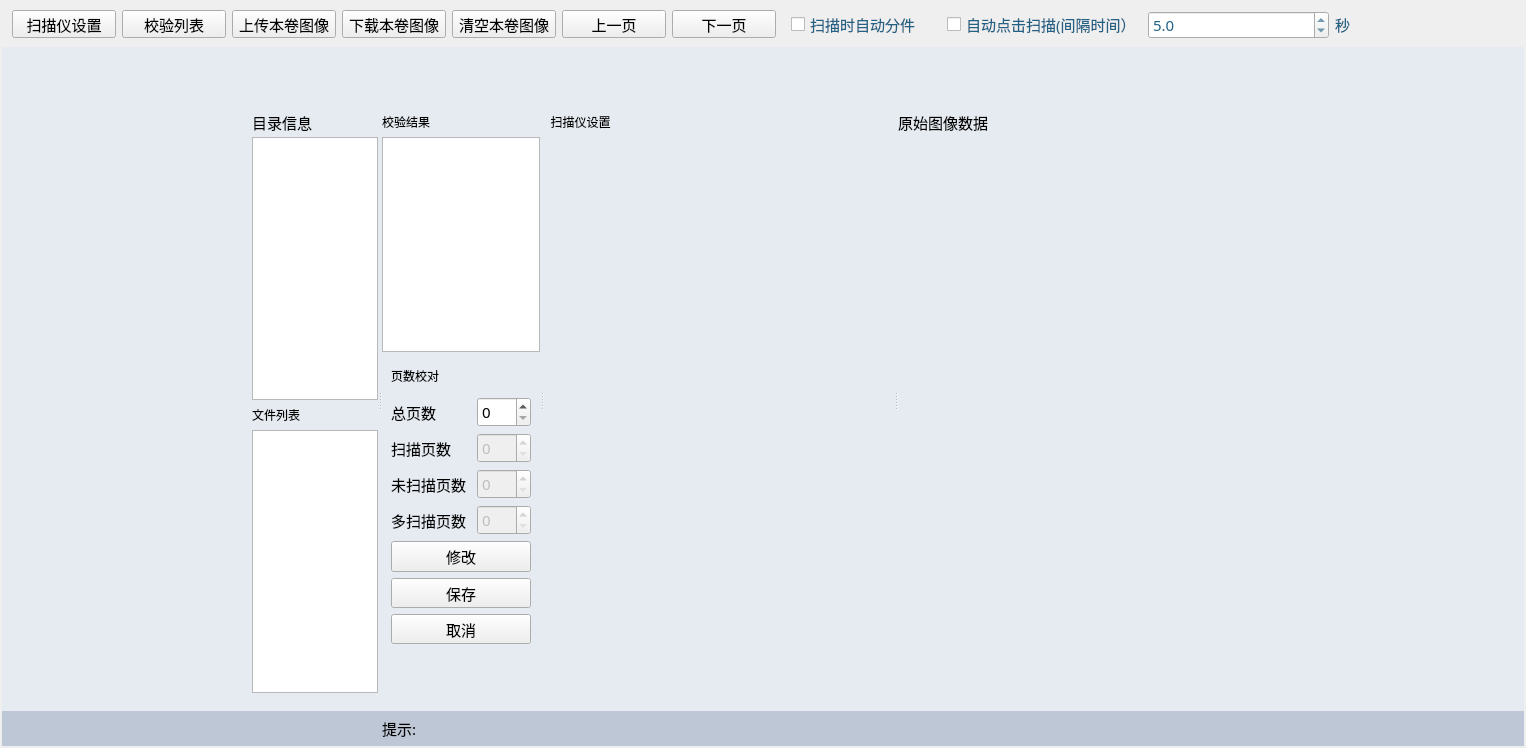
<?xml version="1.0" encoding="UTF-8"?>
<ui version="4.0">
 <class>ScanArchWindow</class>
 <widget class="QMainWindow" name="ScanArchWindow">
  <property name="geometry">
   <rect>
    <x>0</x>
    <y>0</y>
    <width>1526</width>
    <height>748</height>
   </rect>
  </property>
  <property name="minimumSize">
   <size>
    <width>1280</width>
    <height>748</height>
   </size>
  </property>
  <property name="font">
   <font>
    <family>新宋体</family>
    <pointsize>11</pointsize>
   </font>
  </property>
  <property name="focusPolicy">
   <enum>Qt::NoFocus</enum>
  </property>
  <property name="windowTitle">
   <string>档案扫描</string>
  </property>
  <widget class="QWidget" name="centralwidget">
   <property name="styleSheet">
    <string notr="true"/>
   </property>
   <layout class="QGridLayout" name="gridLayout">
    <property name="leftMargin">
     <number>2</number>
    </property>
    <property name="topMargin">
     <number>2</number>
    </property>
    <property name="rightMargin">
     <number>2</number>
    </property>
    <property name="bottomMargin">
     <number>2</number>
    </property>
    <property name="spacing">
     <number>0</number>
    </property>
    <item row="0" column="0">
     <widget class="QWidget" name="wgtTool" native="true">
      <property name="minimumSize">
       <size>
        <width>0</width>
        <height>45</height>
       </size>
      </property>
      <property name="maximumSize">
       <size>
        <width>16777215</width>
        <height>45</height>
       </size>
      </property>
      <property name="styleSheet">
       <string notr="true"/>
      </property>
      <layout class="QHBoxLayout" name="horizontalLayout">
       <property name="leftMargin">
        <number>10</number>
       </property>
       <property name="topMargin">
        <number>0</number>
       </property>
       <property name="rightMargin">
        <number>0</number>
       </property>
       <property name="bottomMargin">
        <number>0</number>
       </property>
       <item>
        <widget class="QPushButton" name="btnScanner">
         <property name="minimumSize">
          <size>
           <width>104</width>
           <height>28</height>
          </size>
         </property>
         <property name="maximumSize">
          <size>
           <width>104</width>
           <height>28</height>
          </size>
         </property>
         <property name="text">
          <string>扫描仪设置</string>
         </property>
        </widget>
       </item>
       <item>
        <widget class="QPushButton" name="u_pushButton_uploadCheckListShow">
         <property name="minimumSize">
          <size>
           <width>104</width>
           <height>28</height>
          </size>
         </property>
         <property name="maximumSize">
          <size>
           <width>104</width>
           <height>28</height>
          </size>
         </property>
         <property name="text">
          <string>校验列表</string>
         </property>
        </widget>
       </item>
       <item>
        <widget class="QPushButton" name="u_pushButton_upLoadALL">
         <property name="minimumSize">
          <size>
           <width>104</width>
           <height>28</height>
          </size>
         </property>
         <property name="maximumSize">
          <size>
           <width>104</width>
           <height>28</height>
          </size>
         </property>
         <property name="text">
          <string>上传本卷图像</string>
         </property>
        </widget>
       </item>
       <item>
        <widget class="QPushButton" name="u_pushButton_downLoadALL">
         <property name="minimumSize">
          <size>
           <width>104</width>
           <height>28</height>
          </size>
         </property>
         <property name="maximumSize">
          <size>
           <width>104</width>
           <height>28</height>
          </size>
         </property>
         <property name="text">
          <string>下载本卷图像</string>
         </property>
        </widget>
       </item>
       <item>
        <widget class="QPushButton" name="btnClear">
         <property name="minimumSize">
          <size>
           <width>104</width>
           <height>28</height>
          </size>
         </property>
         <property name="maximumSize">
          <size>
           <width>104</width>
           <height>28</height>
          </size>
         </property>
         <property name="text">
          <string>清空本卷图像</string>
         </property>
        </widget>
       </item>
       <item>
        <widget class="QPushButton" name="btnPrePage">
         <property name="minimumSize">
          <size>
           <width>104</width>
           <height>28</height>
          </size>
         </property>
         <property name="maximumSize">
          <size>
           <width>104</width>
           <height>28</height>
          </size>
         </property>
         <property name="text">
          <string>上一页</string>
         </property>
        </widget>
       </item>
       <item>
        <widget class="QPushButton" name="btnNextPage">
         <property name="minimumSize">
          <size>
           <width>104</width>
           <height>28</height>
          </size>
         </property>
         <property name="maximumSize">
          <size>
           <width>104</width>
           <height>28</height>
          </size>
         </property>
         <property name="text">
          <string>下一页</string>
         </property>
        </widget>
       </item>
       <item>
        <widget class="QWidget" name="widget" native="true">
         <property name="styleSheet">
          <string notr="true">	  font: 11pt &quot;新宋体&quot; ;
      color:rgb(35,98,133);</string>
         </property>
         <layout class="QHBoxLayout" name="horizontalLayout_3">
          <item>
           <widget class="QCheckBox" name="u_checkBox_checkCanScanNode">
            <property name="minimumSize">
             <size>
              <width>150</width>
              <height>0</height>
             </size>
            </property>
            <property name="maximumSize">
             <size>
              <width>150</width>
              <height>16777215</height>
             </size>
            </property>
            <property name="text">
             <string>扫描时自动分件</string>
            </property>
            <property name="shortcut">
             <string>Ctrl+S</string>
            </property>
           </widget>
          </item>
          <item>
           <widget class="QCheckBox" name="u_checkBox_AutoScan">
            <property name="styleSheet">
             <string notr="true"/>
            </property>
            <property name="text">
             <string>自动点击扫描(间隔时间）</string>
            </property>
           </widget>
          </item>
          <item>
           <widget class="QDoubleSpinBox" name="u_doubleSpinBox_AutoScanM">
            <property name="minimumSize">
             <size>
              <width>0</width>
              <height>28</height>
             </size>
            </property>
            <property name="decimals">
             <number>1</number>
            </property>
            <property name="minimum">
             <double>0.500000000000000</double>
            </property>
            <property name="maximum">
             <double>60.000000000000000</double>
            </property>
            <property name="singleStep">
             <double>1.000000000000000</double>
            </property>
            <property name="value">
             <double>5.000000000000000</double>
            </property>
           </widget>
          </item>
          <item>
           <widget class="QLabel" name="label">
            <property name="text">
             <string>秒</string>
            </property>
           </widget>
          </item>
         </layout>
        </widget>
       </item>
      </layout>
     </widget>
    </item>
    <item row="1" column="0">
     <widget class="QWidget" name="u_widget_client" native="true">
      <property name="minimumSize">
       <size>
        <width>0</width>
        <height>0</height>
       </size>
      </property>
      <property name="styleSheet">
       <string notr="true">QWidget#u_widget_client
   {
     background-color:rgb(230,235,241);
   }</string>
      </property>
      <widget class="QWidget" name="wgtImgClient" native="true">
       <property name="geometry">
        <rect>
         <x>250</x>
         <y>60</y>
         <width>846</width>
         <height>586</height>
        </rect>
       </property>
       <property name="styleSheet">
        <string notr="true">QGroupBox{border:2px none;padding-top:20px;padding-bottom:10px}
</string>
       </property>
       <layout class="QHBoxLayout" name="horizontalLayout_2">
        <item>
         <widget class="QSplitter" name="splitter">
          <property name="orientation">
           <enum>Qt::Horizontal</enum>
          </property>
          <widget class="QWidget" name="widget" native="true">
           <property name="maximumSize">
            <size>
             <width>380</width>
             <height>16777215</height>
            </size>
           </property>
           <property name="styleSheet">
            <string notr="true">font: 11pt &quot;新宋体&quot; ;
</string>
           </property>
           <layout class="QVBoxLayout" name="verticalLayout">
            <property name="spacing">
             <number>0</number>
            </property>
            <property name="topMargin">
             <number>0</number>
            </property>
            <property name="bottomMargin">
             <number>0</number>
            </property>
            <item>
             <widget class="QLabel" name="label_2z">
              <property name="minimumSize">
               <size>
                <width>0</width>
                <height>30</height>
               </size>
              </property>
              <property name="font">
               <font>
                <family>新宋体</family>
                <pointsize>11</pointsize>
                <weight>50</weight>
                <italic>false</italic>
                <bold>false</bold>
               </font>
              </property>
              <property name="text">
               <string>目录信息</string>
              </property>
             </widget>
            </item>
            <item>
             <widget class="HxQTreeView" name="u_treeView_catalog">
              <property name="maximumSize">
               <size>
                <width>380</width>
                <height>16777215</height>
               </size>
              </property>
              <property name="font">
               <font>
                <family>新宋体</family>
                <pointsize>11</pointsize>
                <weight>50</weight>
                <italic>false</italic>
                <bold>false</bold>
               </font>
              </property>
              <property name="contextMenuPolicy">
               <enum>Qt::CustomContextMenu</enum>
              </property>
              <property name="acceptDrops">
               <bool>true</bool>
              </property>
              <property name="dragEnabled">
               <bool>false</bool>
              </property>
              <property name="dragDropMode">
               <enum>QAbstractItemView::DropOnly</enum>
              </property>
             </widget>
            </item>
            <item>
             <widget class="QLabel" name="label_2x">
              <property name="minimumSize">
               <size>
                <width>0</width>
                <height>30</height>
               </size>
              </property>
              <property name="text">
               <string>文件列表</string>
              </property>
             </widget>
            </item>
            <item>
             <widget class="QTableView" name="u_tableView_filelist">
              <property name="font">
               <font>
                <family>新宋体</family>
                <pointsize>11</pointsize>
                <weight>50</weight>
                <italic>false</italic>
                <bold>false</bold>
               </font>
              </property>
              <property name="contextMenuPolicy">
               <enum>Qt::CustomContextMenu</enum>
              </property>
              <property name="styleSheet">
               <string notr="true">font: 11pt &quot;新宋体&quot;;</string>
              </property>
              <property name="editTriggers">
               <set>QAbstractItemView::NoEditTriggers</set>
              </property>
              <property name="dragEnabled">
               <bool>true</bool>
              </property>
              <property name="dragDropOverwriteMode">
               <bool>false</bool>
              </property>
              <property name="dragDropMode">
               <enum>QAbstractItemView::DragOnly</enum>
              </property>
              <property name="selectionMode">
               <enum>QAbstractItemView::SingleSelection</enum>
              </property>
              <property name="selectionBehavior">
               <enum>QAbstractItemView::SelectRows</enum>
              </property>
              <attribute name="horizontalHeaderCascadingSectionResizes">
               <bool>false</bool>
              </attribute>
              <attribute name="horizontalHeaderHighlightSections">
               <bool>false</bool>
              </attribute>
              <attribute name="horizontalHeaderStretchLastSection">
               <bool>true</bool>
              </attribute>
             </widget>
            </item>
           </layout>
          </widget>
          <widget class="QWidget" name="u_widget_uploadCheck" native="true">
           <property name="maximumSize">
            <size>
             <width>300</width>
             <height>16777215</height>
            </size>
           </property>
           <property name="styleSheet">
            <string notr="true">font: 11pt &quot;新宋体&quot; ;</string>
           </property>
           <layout class="QVBoxLayout" name="verticalLayout_2">
            <property name="spacing">
             <number>0</number>
            </property>
            <property name="topMargin">
             <number>0</number>
            </property>
            <property name="bottomMargin">
             <number>0</number>
            </property>
            <item>
             <widget class="QLabel" name="label_2w">
              <property name="minimumSize">
               <size>
                <width>0</width>
                <height>30</height>
               </size>
              </property>
              <property name="text">
               <string>校验结果</string>
              </property>
             </widget>
            </item>
            <item>
             <widget class="QTableView" name="u_tableView_uploadCheck">
              <property name="styleSheet">
               <string notr="true">color:rgb(35,98,133);
</string>
              </property>
              <property name="editTriggers">
               <set>QAbstractItemView::NoEditTriggers</set>
              </property>
              <property name="selectionBehavior">
               <enum>QAbstractItemView::SelectRows</enum>
              </property>
              <property name="wordWrap">
               <bool>false</bool>
              </property>
              <attribute name="horizontalHeaderStretchLastSection">
               <bool>true</bool>
              </attribute>
             </widget>
            </item>
            <item>
             <widget class="QWidget" name="wgtTool2" native="true">
              <property name="font">
               <font>
                <family>新宋体</family>
                <pointsize>11</pointsize>
                <weight>50</weight>
                <italic>false</italic>
                <bold>false</bold>
               </font>
              </property>
              <property name="styleSheet">
               <string notr="true"/>
              </property>
              <layout class="QGridLayout" name="gridLayout_3">
               <item row="1" column="0">
                <widget class="QLabel" name="u_label_totalpage">
                 <property name="minimumSize">
                  <size>
                   <width>80</width>
                   <height>30</height>
                  </size>
                 </property>
                 <property name="maximumSize">
                  <size>
                   <width>80</width>
                   <height>30</height>
                  </size>
                 </property>
                 <property name="font">
                  <font>
                   <family>新宋体</family>
                   <pointsize>11</pointsize>
                   <weight>50</weight>
                   <italic>false</italic>
                   <bold>false</bold>
                  </font>
                 </property>
                 <property name="text">
                  <string>总页数</string>
                 </property>
                </widget>
               </item>
               <item row="3" column="0">
                <widget class="QLabel" name="u_label_scanedPage">
                 <property name="minimumSize">
                  <size>
                   <width>80</width>
                   <height>30</height>
                  </size>
                 </property>
                 <property name="maximumSize">
                  <size>
                   <width>80</width>
                   <height>30</height>
                  </size>
                 </property>
                 <property name="font">
                  <font>
                   <family>新宋体</family>
                   <pointsize>11</pointsize>
                   <weight>50</weight>
                   <italic>false</italic>
                   <bold>false</bold>
                  </font>
                 </property>
                 <property name="text">
                  <string>扫描页数</string>
                 </property>
                </widget>
               </item>
               <item row="1" column="1">
                <widget class="QSpinBox" name="u_spinBox_totalpage">
                 <property name="minimumSize">
                  <size>
                   <width>0</width>
                   <height>30</height>
                  </size>
                 </property>
                 <property name="maximumSize">
                  <size>
                   <width>16777215</width>
                   <height>30</height>
                  </size>
                 </property>
                 <property name="font">
                  <font>
                   <family>新宋体</family>
                   <pointsize>11</pointsize>
                   <weight>50</weight>
                   <italic>false</italic>
                   <bold>false</bold>
                  </font>
                 </property>
                 <property name="maximum">
                  <number>999</number>
                 </property>
                </widget>
               </item>
               <item row="9" column="0">
                <spacer name="verticalSpacer">
                 <property name="orientation">
                  <enum>Qt::Vertical</enum>
                 </property>
                 <property name="sizeHint" stdset="0">
                  <size>
                   <width>20</width>
                   <height>40</height>
                  </size>
                 </property>
                </spacer>
               </item>
               <item row="8" column="0" colspan="2">
                <widget class="QPushButton" name="u_pushButton_cancelUploadCheck">
                 <property name="minimumSize">
                  <size>
                   <width>0</width>
                   <height>30</height>
                  </size>
                 </property>
                 <property name="maximumSize">
                  <size>
                   <width>16777215</width>
                   <height>30</height>
                  </size>
                 </property>
                 <property name="baseSize">
                  <size>
                   <width>0</width>
                   <height>30</height>
                  </size>
                 </property>
                 <property name="font">
                  <font>
                   <family>新宋体</family>
                   <pointsize>11</pointsize>
                   <weight>50</weight>
                   <italic>false</italic>
                   <bold>false</bold>
                  </font>
                 </property>
                 <property name="text">
                  <string>取消</string>
                 </property>
                </widget>
               </item>
               <item row="6" column="0" colspan="2">
                <widget class="QPushButton" name="u_pushButton_editUploadCheck">
                 <property name="minimumSize">
                  <size>
                   <width>0</width>
                   <height>30</height>
                  </size>
                 </property>
                 <property name="maximumSize">
                  <size>
                   <width>16777215</width>
                   <height>40</height>
                  </size>
                 </property>
                 <property name="baseSize">
                  <size>
                   <width>0</width>
                   <height>30</height>
                  </size>
                 </property>
                 <property name="font">
                  <font>
                   <family>新宋体</family>
                   <pointsize>11</pointsize>
                   <weight>50</weight>
                   <italic>false</italic>
                   <bold>false</bold>
                  </font>
                 </property>
                 <property name="text">
                  <string>修改</string>
                 </property>
                </widget>
               </item>
               <item row="5" column="1">
                <widget class="QSpinBox" name="u_spinBox_morescanedPage">
                 <property name="enabled">
                  <bool>false</bool>
                 </property>
                 <property name="minimumSize">
                  <size>
                   <width>0</width>
                   <height>30</height>
                  </size>
                 </property>
                 <property name="maximumSize">
                  <size>
                   <width>16777215</width>
                   <height>30</height>
                  </size>
                 </property>
                 <property name="font">
                  <font>
                   <family>新宋体</family>
                   <pointsize>11</pointsize>
                   <weight>50</weight>
                   <italic>false</italic>
                   <bold>false</bold>
                  </font>
                 </property>
                </widget>
               </item>
               <item row="4" column="1">
                <widget class="QSpinBox" name="u_spinBox_unscanedPage">
                 <property name="enabled">
                  <bool>false</bool>
                 </property>
                 <property name="minimumSize">
                  <size>
                   <width>0</width>
                   <height>30</height>
                  </size>
                 </property>
                 <property name="maximumSize">
                  <size>
                   <width>16777215</width>
                   <height>30</height>
                  </size>
                 </property>
                 <property name="font">
                  <font>
                   <family>新宋体</family>
                   <pointsize>11</pointsize>
                   <weight>50</weight>
                   <italic>false</italic>
                   <bold>false</bold>
                  </font>
                 </property>
                </widget>
               </item>
               <item row="7" column="0" colspan="2">
                <widget class="QPushButton" name="u_pushButton_saveUploadCheck">
                 <property name="minimumSize">
                  <size>
                   <width>0</width>
                   <height>30</height>
                  </size>
                 </property>
                 <property name="maximumSize">
                  <size>
                   <width>16777215</width>
                   <height>30</height>
                  </size>
                 </property>
                 <property name="baseSize">
                  <size>
                   <width>0</width>
                   <height>30</height>
                  </size>
                 </property>
                 <property name="font">
                  <font>
                   <family>新宋体</family>
                   <pointsize>11</pointsize>
                   <weight>50</weight>
                   <italic>false</italic>
                   <bold>false</bold>
                  </font>
                 </property>
                 <property name="text">
                  <string>保存</string>
                 </property>
                </widget>
               </item>
               <item row="3" column="1">
                <widget class="QSpinBox" name="u_spinBox_scanedPage">
                 <property name="enabled">
                  <bool>false</bool>
                 </property>
                 <property name="minimumSize">
                  <size>
                   <width>0</width>
                   <height>30</height>
                  </size>
                 </property>
                 <property name="maximumSize">
                  <size>
                   <width>16777215</width>
                   <height>30</height>
                  </size>
                 </property>
                 <property name="font">
                  <font>
                   <family>新宋体</family>
                   <pointsize>11</pointsize>
                   <weight>50</weight>
                   <italic>false</italic>
                   <bold>false</bold>
                  </font>
                 </property>
                </widget>
               </item>
               <item row="4" column="0">
                <widget class="QLabel" name="u_label_unscanedPage">
                 <property name="minimumSize">
                  <size>
                   <width>80</width>
                   <height>30</height>
                  </size>
                 </property>
                 <property name="maximumSize">
                  <size>
                   <width>80</width>
                   <height>30</height>
                  </size>
                 </property>
                 <property name="font">
                  <font>
                   <family>新宋体</family>
                   <pointsize>11</pointsize>
                   <weight>50</weight>
                   <italic>false</italic>
                   <bold>false</bold>
                  </font>
                 </property>
                 <property name="text">
                  <string>未扫描页数</string>
                 </property>
                </widget>
               </item>
               <item row="5" column="0">
                <widget class="QLabel" name="u_label_morescanedPage">
                 <property name="minimumSize">
                  <size>
                   <width>80</width>
                   <height>30</height>
                  </size>
                 </property>
                 <property name="maximumSize">
                  <size>
                   <width>80</width>
                   <height>30</height>
                  </size>
                 </property>
                 <property name="font">
                  <font>
                   <family>新宋体</family>
                   <pointsize>11</pointsize>
                   <weight>50</weight>
                   <italic>false</italic>
                   <bold>false</bold>
                  </font>
                 </property>
                 <property name="text">
                  <string>多扫描页数</string>
                 </property>
                </widget>
               </item>
               <item row="0" column="0">
                <widget class="QLabel" name="label_2b">
                 <property name="minimumSize">
                  <size>
                   <width>0</width>
                   <height>30</height>
                  </size>
                 </property>
                 <property name="text">
                  <string>页数校对</string>
                 </property>
                </widget>
               </item>
              </layout>
             </widget>
            </item>
           </layout>
          </widget>
          <widget class="QWidget" name="u_widget_ScannerSetting" native="true">
           <property name="minimumSize">
            <size>
             <width>350</width>
             <height>0</height>
            </size>
           </property>
           <property name="maximumSize">
            <size>
             <width>350</width>
             <height>16777215</height>
            </size>
           </property>
           <property name="styleSheet">
            <string notr="true">font: 11pt &quot;新宋体&quot;;</string>
           </property>
           <layout class="QVBoxLayout" name="verticalLayout_4">
            <property name="spacing">
             <number>0</number>
            </property>
            <property name="leftMargin">
             <number>0</number>
            </property>
            <property name="topMargin">
             <number>0</number>
            </property>
            <property name="rightMargin">
             <number>0</number>
            </property>
            <property name="bottomMargin">
             <number>0</number>
            </property>
            <item>
             <widget class="QLabel" name="label_2m">
              <property name="minimumSize">
               <size>
                <width>0</width>
                <height>30</height>
               </size>
              </property>
              <property name="maximumSize">
               <size>
                <width>16777215</width>
                <height>30</height>
               </size>
              </property>
              <property name="text">
               <string>  扫描仪设置</string>
              </property>
             </widget>
            </item>
            <item>
             <widget class="QWidget" name="wgtScanClient" native="true"/>
            </item>
           </layout>
          </widget>
          <widget class="QWidget" name="u_widget_scanImageProcss" native="true">
           <property name="minimumSize">
            <size>
             <width>200</width>
             <height>0</height>
            </size>
           </property>
           <property name="font">
            <font>
             <family>新宋体</family>
             <pointsize>12</pointsize>
            </font>
           </property>
           <property name="styleSheet">
            <string notr="true"/>
           </property>
           <layout class="QVBoxLayout" name="verticalLayout_3">
            <property name="spacing">
             <number>0</number>
            </property>
            <property name="leftMargin">
             <number>0</number>
            </property>
            <property name="topMargin">
             <number>0</number>
            </property>
            <property name="rightMargin">
             <number>0</number>
            </property>
            <property name="bottomMargin">
             <number>0</number>
            </property>
            <item>
             <widget class="QLabel" name="label_2n">
              <property name="minimumSize">
               <size>
                <width>0</width>
                <height>30</height>
               </size>
              </property>
              <property name="maximumSize">
               <size>
                <width>16777215</width>
                <height>30</height>
               </size>
              </property>
              <property name="font">
               <font>
                <family>新宋体</family>
                <pointsize>11</pointsize>
               </font>
              </property>
              <property name="text">
               <string>原始图像数据</string>
              </property>
             </widget>
            </item>
            <item>
             <widget class="QWidget" name="wgtImgYuanshi" native="true"/>
            </item>
           </layout>
          </widget>
         </widget>
        </item>
       </layout>
      </widget>
     </widget>
    </item>
    <item row="2" column="0">
     <widget class="QWidget" name="u_widget_statusbar" native="true">
      <property name="minimumSize">
       <size>
        <width>0</width>
        <height>35</height>
       </size>
      </property>
      <property name="maximumSize">
       <size>
        <width>16777215</width>
        <height>35</height>
       </size>
      </property>
      <property name="styleSheet">
       <string notr="true"/>
      </property>
      <layout class="QHBoxLayout" name="horizontalLayout_7">
       <property name="spacing">
        <number>0</number>
       </property>
       <property name="leftMargin">
        <number>0</number>
       </property>
       <property name="topMargin">
        <number>0</number>
       </property>
       <property name="rightMargin">
        <number>0</number>
       </property>
       <property name="bottomMargin">
        <number>0</number>
       </property>
       <item>
        <widget class="QWidget" name="u_widget_statusbar_client" native="true">
         <property name="minimumSize">
          <size>
           <width>0</width>
           <height>35</height>
          </size>
         </property>
         <property name="maximumSize">
          <size>
           <width>16777215</width>
           <height>35</height>
          </size>
         </property>
         <property name="font">
          <font>
           <family>新宋体</family>
           <pointsize>11</pointsize>
          </font>
         </property>
         <layout class="QHBoxLayout" name="horizontalLayout_9">
          <property name="spacing">
           <number>0</number>
          </property>
          <property name="leftMargin">
           <number>0</number>
          </property>
          <property name="topMargin">
           <number>0</number>
          </property>
          <property name="rightMargin">
           <number>0</number>
          </property>
          <property name="bottomMargin">
           <number>0</number>
          </property>
          <item>
           <widget class="QLabel" name="u_label_1">
            <property name="maximumSize">
             <size>
              <width>380</width>
              <height>35</height>
             </size>
            </property>
            <property name="font">
             <font>
              <family>新宋体</family>
              <pointsize>11</pointsize>
             </font>
            </property>
            <property name="styleSheet">
             <string notr="true">background-color: rgb(190, 199, 213);</string>
            </property>
            <property name="text">
             <string/>
            </property>
           </widget>
          </item>
          <item>
           <widget class="QLabel" name="u_label_statusbarTiShi">
            <property name="minimumSize">
             <size>
              <width>0</width>
              <height>35</height>
             </size>
            </property>
            <property name="maximumSize">
             <size>
              <width>16777215</width>
              <height>35</height>
             </size>
            </property>
            <property name="font">
             <font>
              <family>新宋体</family>
              <pointsize>11</pointsize>
              <weight>50</weight>
              <bold>false</bold>
             </font>
            </property>
            <property name="styleSheet">
             <string notr="true">background-color: rgb(190, 199, 213);</string>
            </property>
            <property name="text">
             <string>提示:  </string>
            </property>
           </widget>
          </item>
         </layout>
        </widget>
       </item>
      </layout>
     </widget>
    </item>
   </layout>
  </widget>
 </widget>
 <customwidgets>
  <customwidget>
   <class>HxQTreeView</class>
   <extends>QTreeView</extends>
   <header location="global">src/control/treeviewcontrol/hxqtreeview.h</header>
  </customwidget>
 </customwidgets>
 <resources/>
 <connections/>
</ui>
